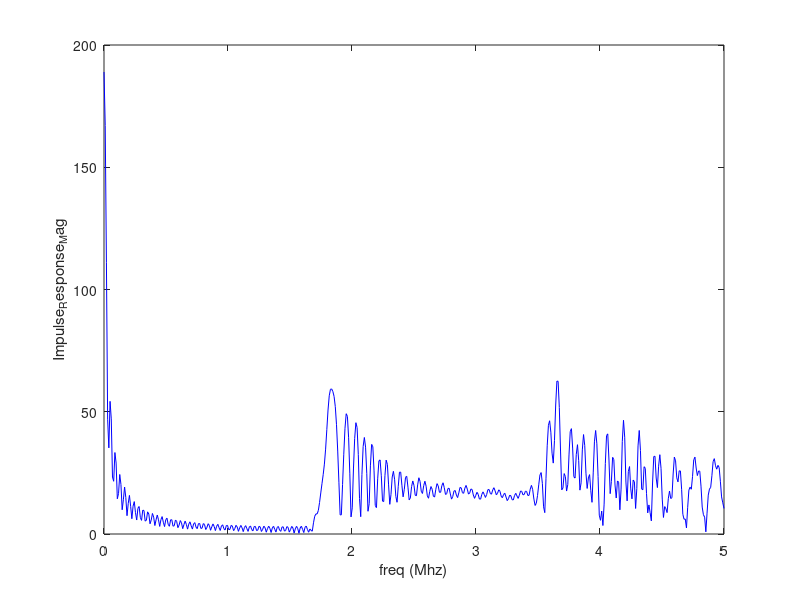

Recreate this plot in MATLAB. (Note: this script raises an error after producing the figure.)
% Starting-point-script for exercise 1 in the Simulation Methods in
% Ultrasound Imaging course (MEDT8007).
% 
% self-study for focused SIR response
% 
%
% author:  JI Kai
% draft:   Nov/2 2020
%%
% 
% update:  
%
% uses:   
% sub of:  

%%
% 
% 
% 
% 
% 
% 


close all
fclose('all');
clear all;


% Parameters (see figure 3.16 on page 156)

height = 5/1000;
width = 1/1000;
kerf = width/4;
no_elements = 64;
focus = [0 0 60]/1000;


ds  = 0.2e-3; % spatial resolution in m
x_p = ((width+kerf)*0.5*no_elements - kerf/2);
x_m = -1*x_p;
x_1 = linspace(x_m,x_p,no_elements); % x-coordinate of the (candidate) aperture point(s) in m
y_1 = 0e-3;       % y-coordinate of the (candidate) aperture point(s) in m
x_a = x_p;

f_c=2.5e6; % center frequency of the transducer/aperture in Hz
f_Sample=4*f_c; % sample frequency in Hz
N_FFT=1024*1; % length of the FFT
t_s=0:1/f_Sample:0.8e-6; % non-zero duration of the excitation function in s
s=[sin(0.25*2*pi*f_c*t_s).^2.*sin(2*pi*f_c*t_s) zeros(1, N_FFT - length(t_s))]; % excitation function
c_0=1500; % speed of sound in m/s
df=f_Sample/N_FFT; % frequency resolution in Hz
f_c = 0:df:floor(N_FFT/2)*df; % 0.1e6:0.1e5:6e6; 
f=f_c; % frequency (range) Hz

steeringAngle = -35; 
focusRange=60e-3;
focus = focusRange*[sin(steeringAngle*pi/180),0,cos(steeringAngle*pi/180)];
x_f = focus(1);
y_f = focus(2);
z_f = focus(3);

%x_0 =-30e-3:0.5e-3:30e-3; % x-coordinate of the observation point(s) in m
x_0 = 0;
z_0 = z_f;

% Huygens' principle
R=zeros(length(x_1), length(y_1));


H=zeros(length(x_0), length(f)); % complex amplitude function
h_WB=waitbar(0);
tic
for m=1:length(x_1)
  for n=1:length(y_1)
    for q=1:length(x_0)
      if sqrt(x_1(m)^2 + y_1(n)^2)<= x_a % only accept points that lie within the aperture
        %<frequency independent variables>
		xf = [x_f 0 z_f];
        xp = [x_1(m) 0 0];
        xpa =[x_a 0 0];
        xma =[-x_a 0 0];
        x0 = [x_0(q) 0 z_0];
        r = x0 - xp;
        R = xf - xma;
        P = xf - xp;
        rpf(m,n) = sqrt(sum(R.*R)) - sqrt(sum(P.*P));
        rr(m,n)  = sqrt(sum(r.*r));
        for i=1:length(f)
		  k(i) = 2*pi*f(i)/c_0;
          H(q, i)=H(q, i) + exp(-1i*k(i)*(rpf(m,n)+rr(m,n)))/(2*pi*rr(m,n));
%         H(q, i)=H(q, i) + exp(-1i*k(i)*(rr(m,n)))/(2*pi*rr(m,n));
        end
      end  
    end  
  end  
  waitbar(m/length(x_1), h_WB);
end
t_1=toc;
close(h_WB)
n=find(R==0);
R(n)=NaN;

figure;
%plot Normalized Green function frequency response  
%plot(x_0, abs(H(:))/max(abs(H(:))),'b');
%xlabel("x axis (mm)");
%plot(f/1e6, abs(H(:))/max(abs(H(:))),'b');
plot(f/1e6, abs(H(:)),'b');
xlabel("freq (Mhz)");
ylabel("Impulse_Response_Mag");


%impulse response 
t_s=0:1/f_Sample:0.8e-6; % non-zero duration of the excitation function in s
X= fft(s);
Y_Phi = X(1:length(H(1,:))).*H(1,:);
Phi = ifftmmv(Y_Phi, N_FFT);
Phi_a = real(ifft(Y_Phi,N_FFT));
t=(0:length(Phi) - 1)/f_Sample; % time axes
figure;
plot(t*1e6, Phi);
xlabel("time (us)");
hold on;
plot(t*1e6, Phi_a);
xlabel("time (us)");
legend("ifftmmv", "ifft");

n_b = floor(min(rpf(:) + rr(:))/c_0*f_Sample)-1;
n_e = ceil(max(rpf(:) + rr(:))/c_0*f_Sample)+1;
n=n_b + (length(t_s) + (n_e - n_b + 1) - 1) - 1;
n=min(n,N_FFT);

figure;
plot(t,s,'r');
title("original source signal");
xlabel("time (s)");

figure;
plot(t(n_b:n)*1e6, Phi(n_b:n)/max(abs(Phi(n_b:n))), 'b-', 'LineWidth', 2);
title("use impulse response to calcuate pressure signal (zoom in)");
xlabel("time (us)");


%% use mycalc_h to do the SIR 
steeringAngle = -15; 
focusRange=60e-3;
focus = focusRange*[sin(steeringAngle*pi/180),0,cos(steeringAngle*pi/180)];
x_f = focus(1);
y_f = focus(2);
z_f = focus(3);

focus_point = [focus(1) focus(2) focus(3)];

x_0 = 0;
z_0 = z_f;
y_0 = 0;
observation_point = [x_0 y_0 z_0];

f_c = 2.5e6;

Nx = 161; Nz = 30;
x0=linspace(-40e-3,40e-3,Nx)';
z0=linspace( 5e-3,80e-3,Nz)';
[X,Z]=meshgrid(x0,z0);
measure_point = [X(:), zeros(length(X(:)),1),Z(:)];
mysir_array = zeros(Nx*Nz,N_FFT);
for i= 1 : Nx*Nz 
    observation_point = measure_point(i,:);
    [mysir_t, my_tstart]=mycalc_h(no_elements, width, kerf, f_c, focus_point, observation_point);
    mysir_array(i,:)=mysir_t;
end

mysir_array = mysir_array';

figure;
bp = sqrt(mean(mysir_array.^2));
bp = reshape(bp, Nz, Nx);
bp = bp/max(bp(:));
pcolor(x0*1000,z0*1000, 20*log10(bp));
shading interp
title("spatial response [dB]")
xlabel('Azimuth [mm]');
ylabel('Range [mm]');
caxis([-50 0]); % Set dynamic range
colormap(jet(256));
colorbar


% myH = fft(mysir_t, N_FFT);
% 
% figure;
% %plot Normalized Green function frequency response  
% plot(f/1e6, abs(H(:)),'b');
% xlabel("freq (Mhz)");
% ylabel("Impulse_Response_Mag");
% title("mycalc_h");